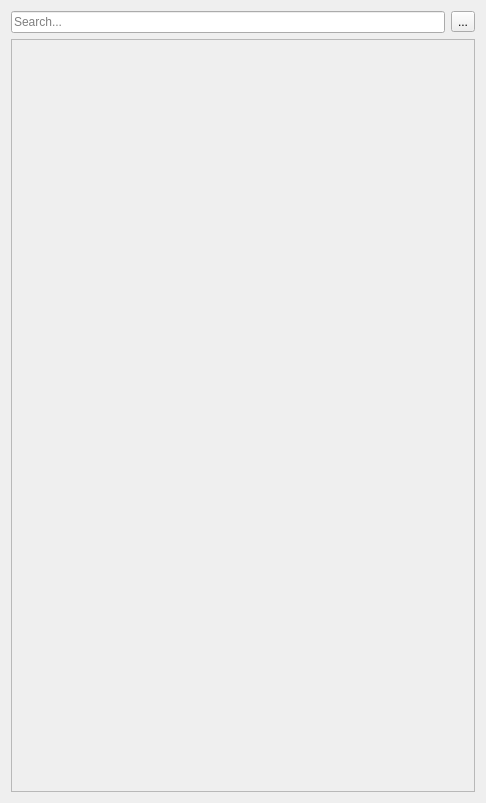
<?xml version="1.0" encoding="UTF-8"?>
<ui version="4.0">
 <class>Form</class>
 <widget class="QWidget" name="Form">
  <property name="geometry">
   <rect>
    <x>0</x>
    <y>0</y>
    <width>486</width>
    <height>803</height>
   </rect>
  </property>
  <property name="windowTitle">
   <string>Form</string>
  </property>
  <layout class="QVBoxLayout" name="verticalLayout">
   <item>
    <layout class="QHBoxLayout" name="horizontalLayout">
     <item>
      <widget class="QLineEdit" name="lineEdit">
       <property name="placeholderText">
        <string>Search...</string>
       </property>
       <property name="clearButtonEnabled">
        <bool>false</bool>
       </property>
      </widget>
     </item>
     <item>
      <widget class="QToolButton" name="toolButton">
       <property name="text">
        <string>...</string>
       </property>
       <property name="icon">
        <iconset resource="../resources.qrc">
         <normaloff>:/icons/bookmarks_16dp_9D9D9D_FILL0_wght400_GRAD0_opsz20.svg</normaloff>:/icons/bookmarks_16dp_9D9D9D_FILL0_wght400_GRAD0_opsz20.svg</iconset>
       </property>
       <property name="iconSize">
        <size>
         <width>20</width>
         <height>20</height>
        </size>
       </property>
       <property name="checkable">
        <bool>true</bool>
       </property>
       <property name="checked">
        <bool>false</bool>
       </property>
      </widget>
     </item>
    </layout>
   </item>
   <item>
    <widget class="QScrollArea" name="scrollArea">
     <property name="widgetResizable">
      <bool>true</bool>
     </property>
     <widget class="QWidget" name="scrollAreaWidgetContents">
      <property name="geometry">
       <rect>
        <x>0</x>
        <y>0</y>
        <width>466</width>
        <height>748</height>
       </rect>
      </property>
     </widget>
    </widget>
   </item>
  </layout>
 </widget>
 <resources>
  <include location="../resources.qrc"/>
 </resources>
 <connections/>
</ui>
